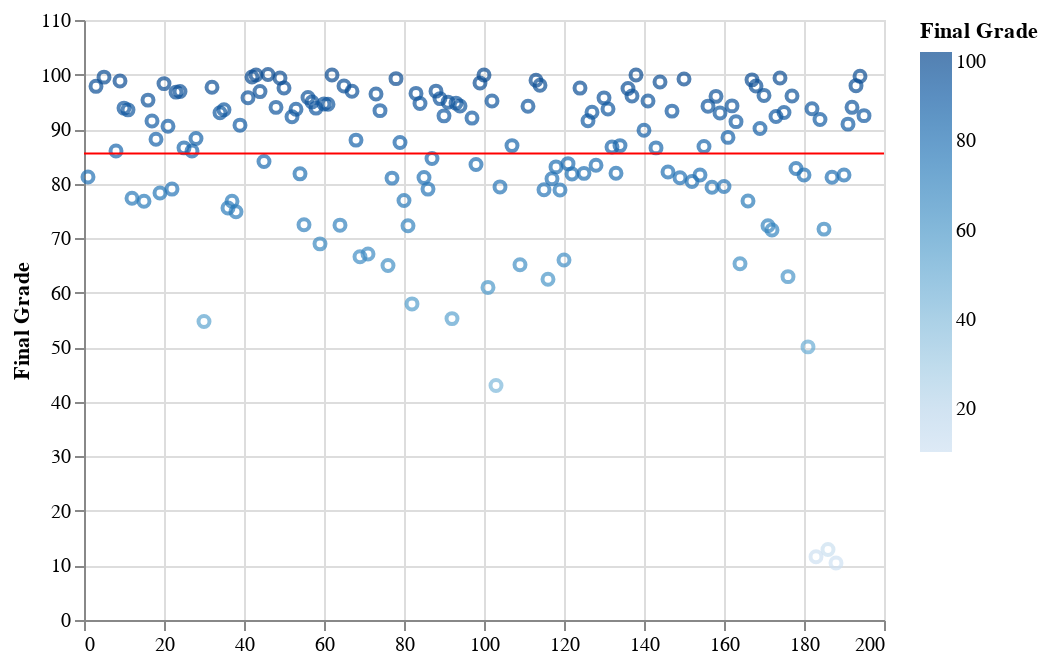

Here is the notebook cell this chart was saved with:
### Code cell
x = dfNoLate.reset_index()

xrange = (round(dfNoLate["Final_Grade"].min())-10, round(dfNoLate["Final_Grade"].max())+10)

scatter2 = alt.Chart(x).mark_point().encode(
    x = alt.X("UID", title=""),
    y = alt.Y("Final_Grade", title="Final Grade", scale=alt.Scale(domain=xrange)),
    color = alt.Color("Final_Grade", legend=alt.Legend(title="Final Grade")),
    tooltip = ["Final_Grade"]
)

rule2 = alt.Chart(dfNoLate).mark_rule(color="red").encode(
    y = alt.Y("mean(Final_Grade)", title="Final Grade"),
    tooltip = ["mean(Final_Grade)"]
)

(scatter2 + rule2)

### Figure 1 — Vega-Lite specification as saved in the notebook (floating-point values rounded to 4 significant figures; data arrays with more than 128 entries replaced by an {"elided": "..."} marker saying what was removed)
{"config": {"view": {"continuousWidth": 400, "continuousHeight": 300}}, "layer": [{"data": {"name": "data-2c70f16008009be3686fdd9ecf64f6f7"}, "mark": "point", "encoding": {"color": {"type": "quantitative", "field": "Final_Grade", "legend": {"title": "Final Grade"}}, "tooltip": [{"type": "quantitative", "field": "Final_Grade"}], "x": {"type": "quantitative", "field": "UID", "title": ""}, "y": {"type": "quantitative", "field": "Final_Grade", "scale": {"domain": [0, 110]}, "title": "Final Grade"}}}, {"data": {"name": "data-1751ee040ca603dca75661720c329361"}, "mark": {"type": "rule", "color": "red"}, "encoding": {"tooltip": [{"type": "quantitative", "aggregate": "mean", "field": "Final_Grade"}], "y": {"type": "quantitative", "aggregate": "mean", "field": "Final_Grade", "title": "Final Grade"}}}], "$schema": "https://vega.github.io/schema/vega-lite/v4.8.1.json", "datasets": {"data-2c70f16008009be3686fdd9ecf64f6f7": {"elided": "158 records"}, "data-1751ee040ca603dca75661720c329361": {"elided": "158 records"}}}
